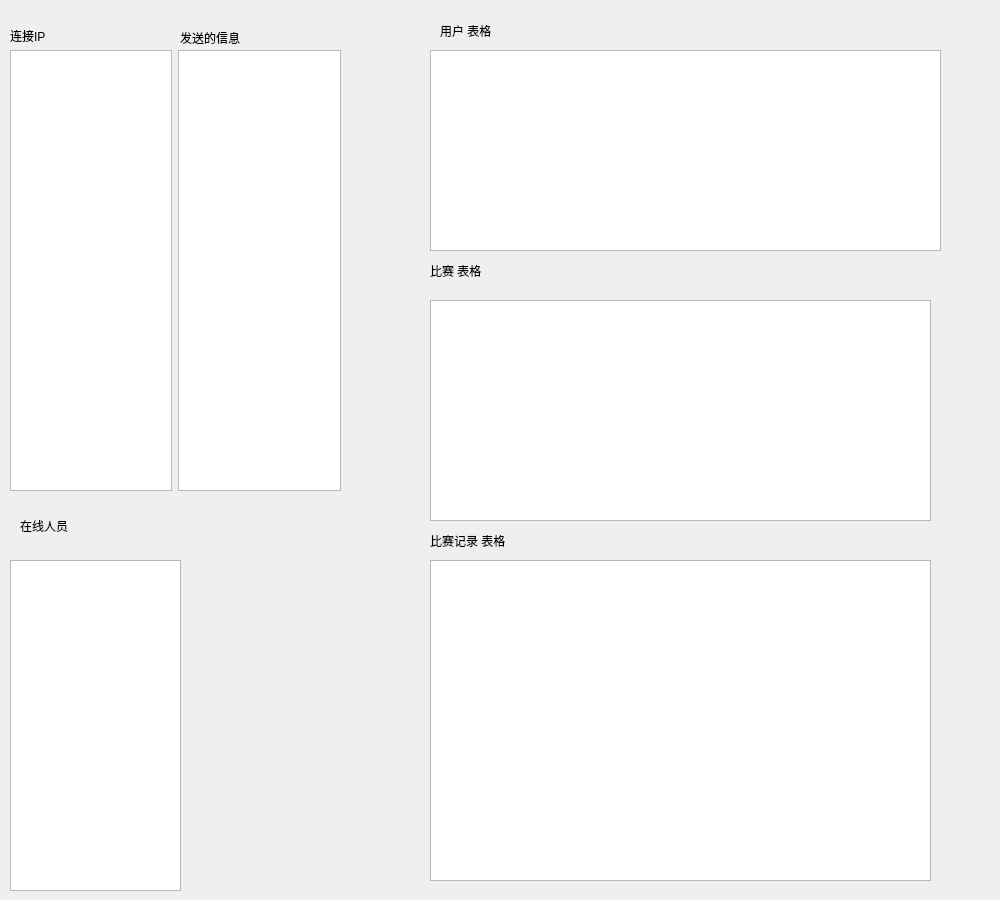
<?xml version="1.0" encoding="UTF-8"?>
<ui version="4.0">
 <class>Widget</class>
 <widget class="QWidget" name="Widget">
  <property name="geometry">
   <rect>
    <x>0</x>
    <y>0</y>
    <width>1000</width>
    <height>900</height>
   </rect>
  </property>
  <property name="windowTitle">
   <string>Widget</string>
  </property>
  <widget class="QListWidget" name="userTable">
   <property name="geometry">
    <rect>
     <x>430</x>
     <y>50</y>
     <width>511</width>
     <height>201</height>
    </rect>
   </property>
  </widget>
  <widget class="QListWidget" name="gameTable">
   <property name="geometry">
    <rect>
     <x>430</x>
     <y>300</y>
     <width>501</width>
     <height>221</height>
    </rect>
   </property>
  </widget>
  <widget class="QListWidget" name="recordTable">
   <property name="geometry">
    <rect>
     <x>430</x>
     <y>560</y>
     <width>501</width>
     <height>321</height>
    </rect>
   </property>
  </widget>
  <widget class="QLabel" name="label">
   <property name="geometry">
    <rect>
     <x>440</x>
     <y>20</y>
     <width>101</width>
     <height>21</height>
    </rect>
   </property>
   <property name="text">
    <string>用户 表格</string>
   </property>
  </widget>
  <widget class="QLabel" name="label_2">
   <property name="geometry">
    <rect>
     <x>430</x>
     <y>260</y>
     <width>101</width>
     <height>21</height>
    </rect>
   </property>
   <property name="text">
    <string>比赛 表格</string>
   </property>
  </widget>
  <widget class="QLabel" name="label_4">
   <property name="geometry">
    <rect>
     <x>430</x>
     <y>530</y>
     <width>101</width>
     <height>21</height>
    </rect>
   </property>
   <property name="text">
    <string>比赛记录 表格</string>
   </property>
  </widget>
  <widget class="QLabel" name="label_3">
   <property name="geometry">
    <rect>
     <x>10</x>
     <y>30</y>
     <width>54</width>
     <height>12</height>
    </rect>
   </property>
   <property name="text">
    <string>连接IP</string>
   </property>
  </widget>
  <widget class="QLabel" name="label_5">
   <property name="geometry">
    <rect>
     <x>180</x>
     <y>30</y>
     <width>81</width>
     <height>16</height>
    </rect>
   </property>
   <property name="text">
    <string>发送的信息</string>
   </property>
  </widget>
  <widget class="QLabel" name="label_6">
   <property name="geometry">
    <rect>
     <x>20</x>
     <y>520</y>
     <width>54</width>
     <height>12</height>
    </rect>
   </property>
   <property name="text">
    <string>在线人员</string>
   </property>
  </widget>
  <widget class="QListWidget" name="onlineListWidget">
   <property name="geometry">
    <rect>
     <x>10</x>
     <y>560</y>
     <width>171</width>
     <height>331</height>
    </rect>
   </property>
  </widget>
  <widget class="QWidget" name="">
   <property name="geometry">
    <rect>
     <x>10</x>
     <y>50</y>
     <width>331</width>
     <height>441</height>
    </rect>
   </property>
   <layout class="QHBoxLayout" name="horizontalLayout">
    <item>
     <widget class="QListWidget" name="connectList"/>
    </item>
    <item>
     <widget class="QListWidget" name="msgBox"/>
    </item>
   </layout>
  </widget>
 </widget>
 <resources/>
 <connections/>
</ui>
